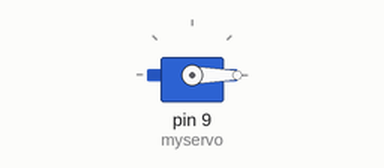
Simulated run of this sketch. Board: Arduino Uno, built with avr-gcc and run on an emulated ATmega328P. Parts: servo.

Above: at 0.1 s.
Timing chart, 0 to 2.5 s (numbered marks = the images above):
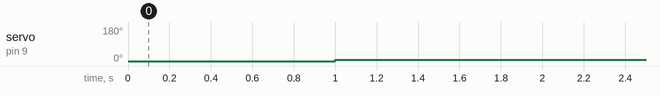

Measured:
- by itself, servo on pin 9 (myservo): 0° → 7° at 1.0 s

The sketch:

oneservo_sweep.ino
```cpp
#include <Servo.h>

Servo myservo;  // create servo object to control a servo
Servo servo2;
// twelve servo objects can be created on most boards

int pos = 0;    // variable to store the servo position

void setup() {
  // put your setup code here, to run once:
  myservo.attach(9);  // attaches the servo on pin 9 to the servo object
  myservo.write(0);
  //servo2.attach(10);
  Serial.begin(9600);
}

void loop() {
  // put your main code here, to run repeatedly:
  delay(1000);
  myservo.write(7);
  /*for (pos = 0; pos <= 180; pos += 1) { // goes from 0 degrees to 180 degrees
    // in steps of 1 degree
    myservo.write(pos);              // tell servo to go to position in variable 'pos'
    //servo2.write(180 - pos);
    delay(15);                       // waits 15ms for the servo to reach the position
  }
  for (pos = 180; pos >= 0; pos -= 1) { // goes from 180 degrees to 0 degrees
    myservo.write(pos);              // tell servo to go to position in variable 'pos'
    //servo2.write(180 - pos);
    delay(15);                       // waits 15ms for the servo to reach the position
  }*/
}
```
